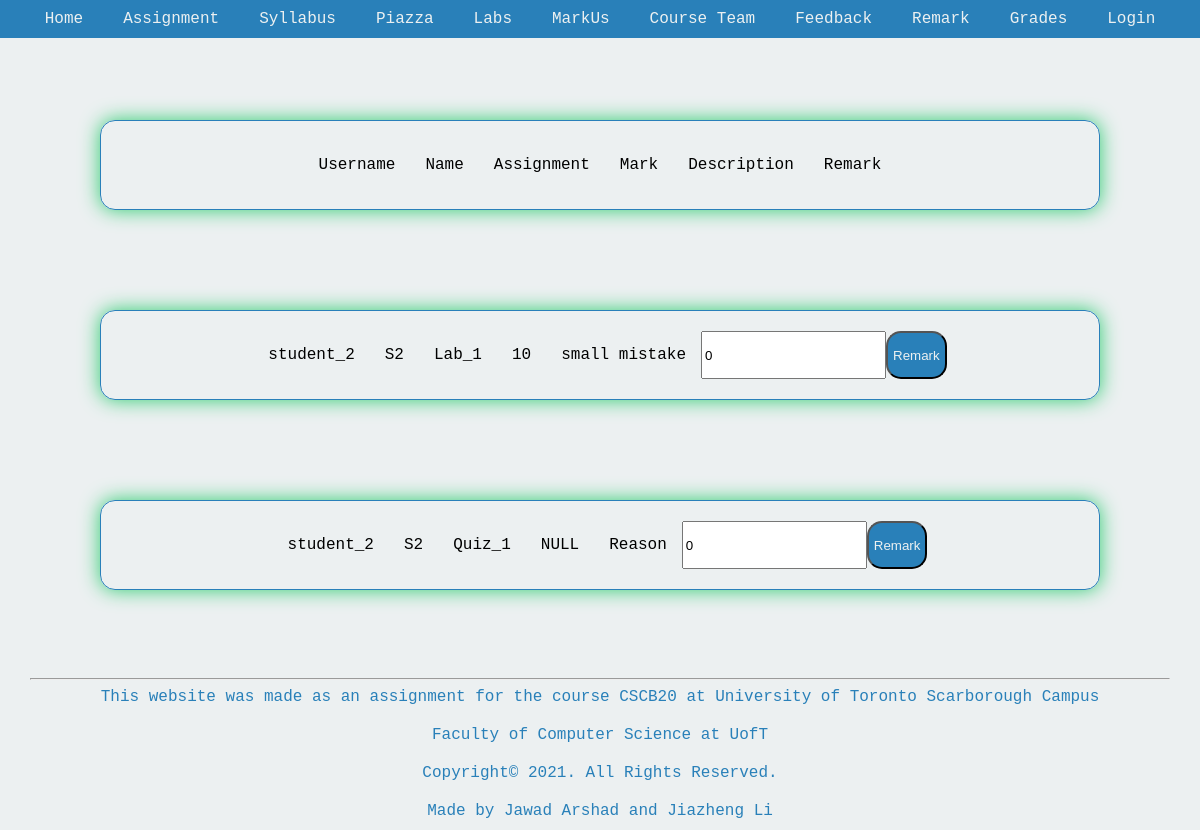
The page /remark.html on the database its author committed.
### tables this page shows
CREATE TABLE "Remarks" (
	"Username"	TEXT NOT NULL,
	"name"	TEXT,
	"Ass_id"	INTEGER NOT NULL,
	"Mark"	INTEGER,
	"Reason"	TEXT
);

### app.py (the view)
@app.route('/remark.html', methods=['GET', 'POST'])
def remark_change():
    if request.method == 'POST':
        if request.form.get('Remark') == 'Remark':
            if isadmin == True:
                user = request.form.get('Username')
                ass_id = request.form.get('Ass_id')
                new_mark = request.form.get('new_mark')
                remove_remark(user, ass_id, new_mark)
            else:
                user = request.form.get('Username')
                name = request.form.get('name')
                ass_id = request.form.get('Ass_id')
                mark = request.form.get('Mark')
                reason = request.form.get('Reason')
                add_remark(user, name, ass_id, mark, reason)
            return remark()
        else:
            return remark()
    else:
        return remark()

### app.py (called while the page is built)
def get_db():
    db = getattr(g, '_database', None)
    if db is None:
        db = g._database = sqlite3.connect(DATABASE)
    return db

def make_dicts(cursor, row):
    return dict((cursor.description[idx][0], value)
                for idx, value in enumerate(row))

def query_db(query, args=(), one=False):
    cur = get_db().execute(query, args)
    rv = cur.fetchall()
    cur.close()
    return (rv[0] if rv else None) if one else rv

@app.teardown_appcontext
def close_connection(exception):
    db = getattr(g, '_database', None)
    if db is not None:
        db.close()

def remark():
    db = get_db()
    db.row_factory = make_dicts
    remarks_dict = []
    if isadmin == True:
        for want_remark in query_db('select * from Remarks'):
            remarks_dict.append(want_remark)
        db.close()
        return render_template('remark.html', remarks=remarks_dict, admin=isadmin)
    else:
        for want_remark in query_db("select Username, name, Ass_id, Mark from Grades natural join Person where username ='" + access_username +"'"):
            remarks_dict.append(want_remark)
        db.close()
        return render_template('remark.html', remarks=remarks_dict, admin=isadmin)

### templates/remark.html (shortened to what this page needs)
<!DOCTYPE html>
<html>
    <head>
        <link rel="stylesheet" href="../static/css/remark.css">
    </head>
    <body>
        <div class="navbar-container">
            <a href="index.html">Home</a>
            <a href="assignments.html">Assignment</a>
            <a href="syllabus.html">Syllabus</a>
            <a href="piazza.html">Piazza</a>
            <a href="labs.html">Labs</a>
            <a href="markus.html">MarkUs</a>
            <a href="courseteam.html">Course Team</a>
            <a href="feedback.html">Feedback</a>
            <a href="remark.html">Remark</a>
            <a href="grade.html">Grades</a>
            <a href="login.html">Login</a>
        </div>
        <div class="body-container">
            <div class="row-container">
                <div class="content">Username</div>
                <div class="content">Name</div>
                <div class="content">Assignment</div>
                <div class="content">Mark</div>
                <div class="content">Description</div>
                <div class="content">Remark</div>
            </div>
            {% for element in remarks %}
            <div class="row-container">
                <form action="/remark.html" method="post">
                    <div class="content">{{element['Username']}}</div>
                    <div class="content">{{element['name']}}</div>
                    <div class="content">{{element['Ass_id']}}</div>
                    <div class="content">{{element['Mark']}}</div>
                    {% if admin %}
                    <div class="content">{{element['Reason']}}</div>
                    <input type="number" name="new_mark" value="0" min="0">
                    {% else %}
                    <input type="text" name="Reason" value="Reason">
                    {% endif %}
                    <input type="submit" name="Remark" value="Remark">
                </form>
            </div>
            {% endfor %}
        </div>
        <footer class="foot">
            <div class="footer-container">
                <div class="footer-content"><hr>This website was made as an assignment for the course CSCB20 at University of Toronto Scarborough Campus</div>
                <div class="footer-content"><a href="https://web.cs.toronto.edu/" target="_blank">Faculty of Computer Science at UofT</a></div>
                <div class="footer-content">Copyright&copy 2021. All Rights Reserved.</div>
                <div class="footer-content">Made by Jawad Arshad and Jiazheng Li</div>
            </div>
        </footer>
    </body>
</html>

### static/css/remark.css (style rules this page uses)
body { margin: 0; height: 100%; display: flex; flex-direction: column; background-color: #ecf0f1 ; font-family: 'Courier New', Courier, monospace; }
.navbar-container { display: flex; flex-wrap: wrap; width: 100%; justify-content: center; background-color: #2980b9; position: fixed; top: 0; z-index: 9999; }
.navbar-container a { padding: 10px 20px; text-decoration: none; text-align: center; color: #ecf0f1 ; z-index: 9000; }
.body-container { padding-top: 50px; margin: 20px 50px; min-height: 100%; display: flex; flex-direction: column; }
.row-container { display: flex; flex-direction: row; justify-content: center; flex-wrap: wrap; padding: 20px; margin: 50px; border: #2980b9 1px solid; border-radius: 15px; box-shadow: 0 0 20px #2ecc71; }
.content { margin: 5px; padding: 10px; }
form { display: flex; flex-direction: row; }
[type=submit] { text-decoration: none; padding: 5px; border-radius: 15px; color: #ecf0f1; background-color: #2980b9; transition: 1s; cursor: pointer; }
.footer-container { position: relative; width: 100%; justify-content: center; flex-flow: wrap; bottom: 0; }
.footer-container a { text-decoration: none; color: #2980b9; }
.footer-content { padding: 10px 30px; text-align: center; text-decoration: none; color: #2980b9; }

### rows shown on the page
Remarks: Username "student_2", name "S2", Ass_id "Lab_1", Mark "10", Reason "small mistake"
Remarks: Username "student_2", name "S2", Ass_id "Quiz_1", Mark "NULL", Reason "Reason"
